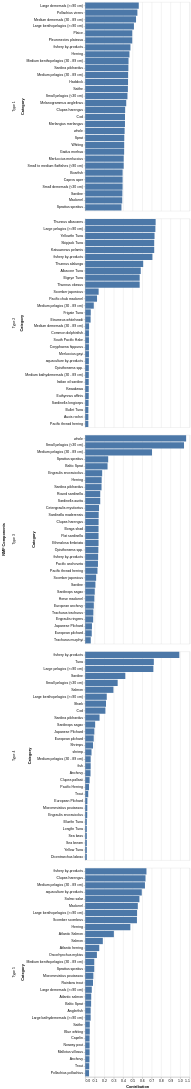

Notebook code cell kept with this figure:
### Code cell
n_components = 5

# Perform dimensionality reduction using NMF
W, H = dimension_reduction(X, n_components=n_components)

# Obtain list of countries in W
countries = W.index.tolist()

# Create with top categories contributing to each type
top_categories = plot_top_categories(H, 30, False)

top_categories

### Figure 1 — Vega-Lite specification as saved in the notebook (floating-point values rounded to 4 significant figures; data arrays with more than 128 entries replaced by an {"elided": "..."} marker saying what was removed)
{"config": {"view": {"continuousWidth": 300, "continuousHeight": 300}}, "data": {"name": "data-b1dd2f726c91ded6844c426771c9625e"}, "facet": {"row": {"field": "Component", "title": "NMF Components", "type": "nominal"}}, "spec": {"mark": {"type": "bar"}, "encoding": {"tooltip": [{"field": "Component", "type": "nominal"}, {"field": "Category", "type": "nominal"}, {"field": "Weight", "type": "quantitative"}], "x": {"field": "Weight", "title": "Contribution", "type": "quantitative"}, "y": {"field": "Category", "sort": "-x", "type": "nominal"}}}, "resolve": {"scale": {"y": "independent"}}, "$schema": "https://vega.github.io/schema/vega-lite/v6.1.0.json", "datasets": {"data-b1dd2f726c91ded6844c426771c9625e": {"elided": "150 records"}}}
